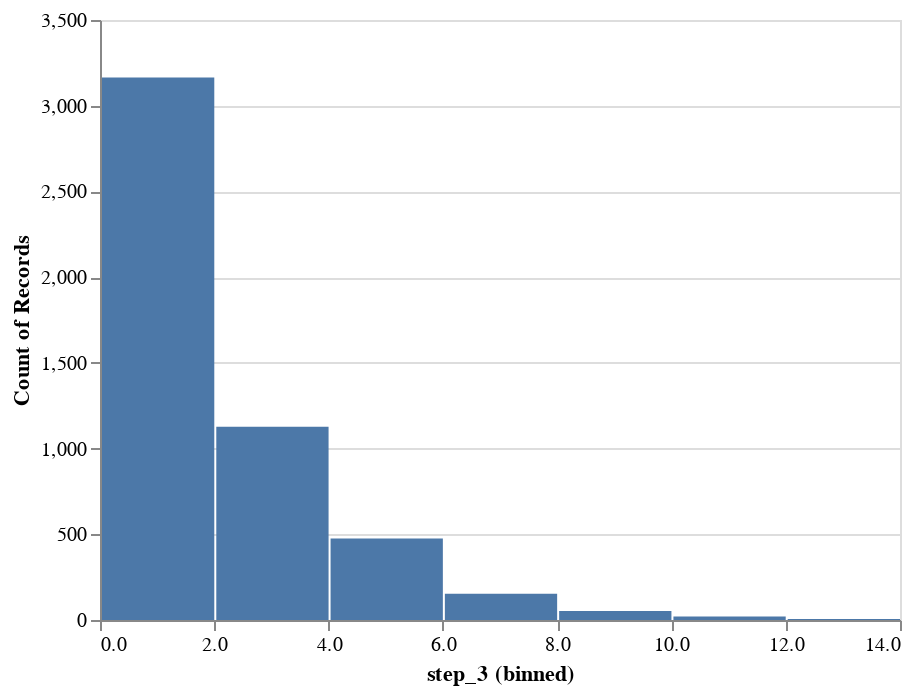

Notebook source saved alongside this figure:
### Code cell
df_elements = pd.DataFrame(pd.read_csv('widgets.csv'), columns=['step_1', 'step_2', 'step_3'])[:5000]
df_elements = df_elements.reset_index(level=0)
alt.Chart(df_elements).mark_bar(orient='horizontal').encode(
    alt.X('step_3', bin=True), alt.Y('count()'),
)

### Figure 1 — Vega-Lite specification as saved in the notebook (floating-point values rounded to 4 significant figures; data arrays with more than 128 entries replaced by an {"elided": "..."} marker saying what was removed)
{"config": {"view": {"continuousWidth": 400, "continuousHeight": 300}}, "data": {"name": "data-aec4206e2fd1f37140827abfb0eecadf"}, "mark": {"type": "bar", "orient": "horizontal"}, "encoding": {"x": {"bin": true, "field": "step_3", "type": "quantitative"}, "y": {"aggregate": "count", "type": "quantitative"}}, "$schema": "https://vega.github.io/schema/vega-lite/v4.17.0.json", "datasets": {"data-aec4206e2fd1f37140827abfb0eecadf": {"elided": "5000 records"}}}
